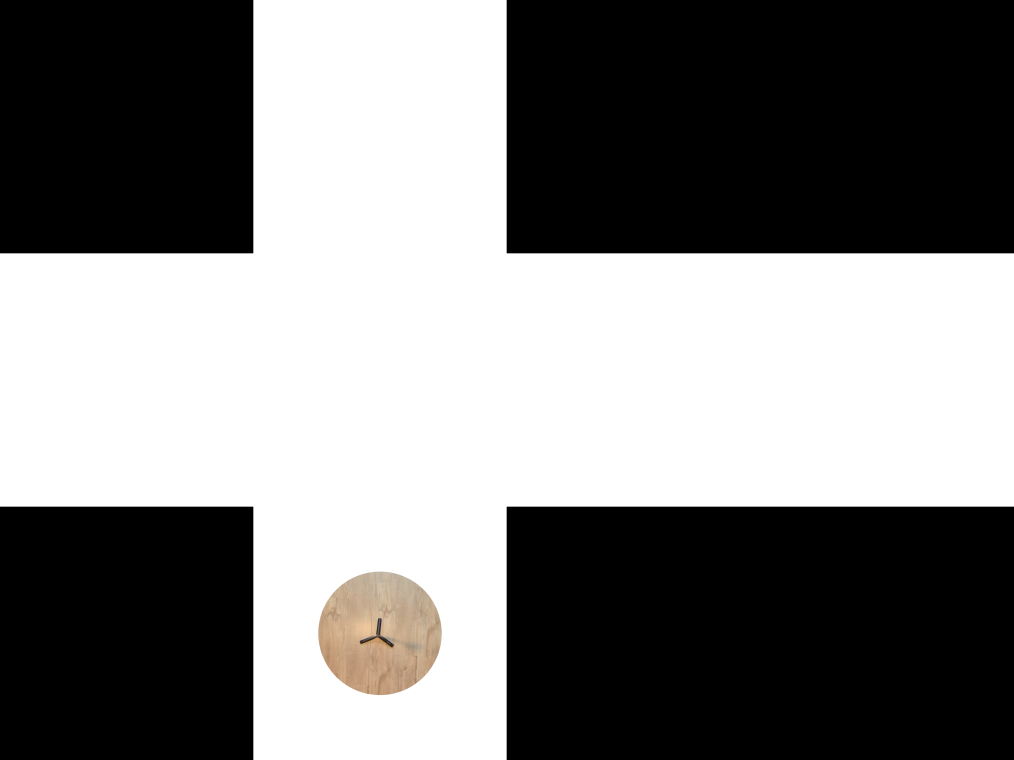
#> input picture cubemap.png, 6080 x 4560 px (shown at 1/6 size)
$ python cut_equi_top.py --input cubemap.png
#> lines starting #> are read from the running program, lines starting #| are printed output that depends on the picture
import cv2
import argparse


def slice_image(input_path, output_path, height):

#> called with input_path = 'cubemap.png', output_path = 'output_image.png', height = 2600
    image = cv2.imread(input_path)
#> image is the input picture: shape (4560, 6080, 3); mean B, G, R 125.7, 126.1, 126.6

    rect_width = 6080
    rect_height = height

    cv2.rectangle(image, (0,0), (rect_width, rect_height), (255,255,255), thickness=cv2.FILLED)
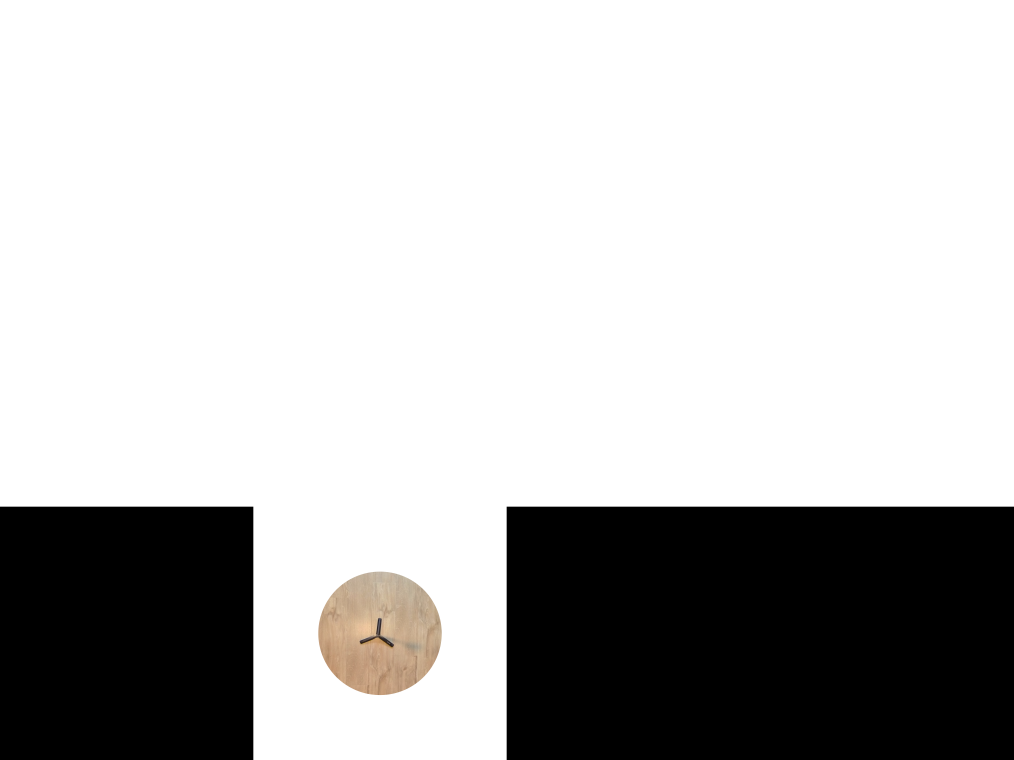
#> image: shape (4560, 6080, 3) (shown at 1/6 size); mean B, G, R 189.4, 189.9, 190.3

    cv2.imwrite(output_path, image)

if __name__ == '__main__':
    parser = argparse.ArgumentParser(description="Paint white rectangle over image.")
    parser.add_argument("-o", "--output", help="Output filename", default="output_image.png")
    parser.add_argument("-i", "--input", help="Input filename", default="input_image.png")
    parser.add_argument("-height", "--height", help="Height of white rectangle from top", default=2600)

    args = parser.parse_args()
    output_filename = args.output
    input_filename = args.input
    rect_height = args.height

    slice_image(input_filename, output_filename, rect_height)
